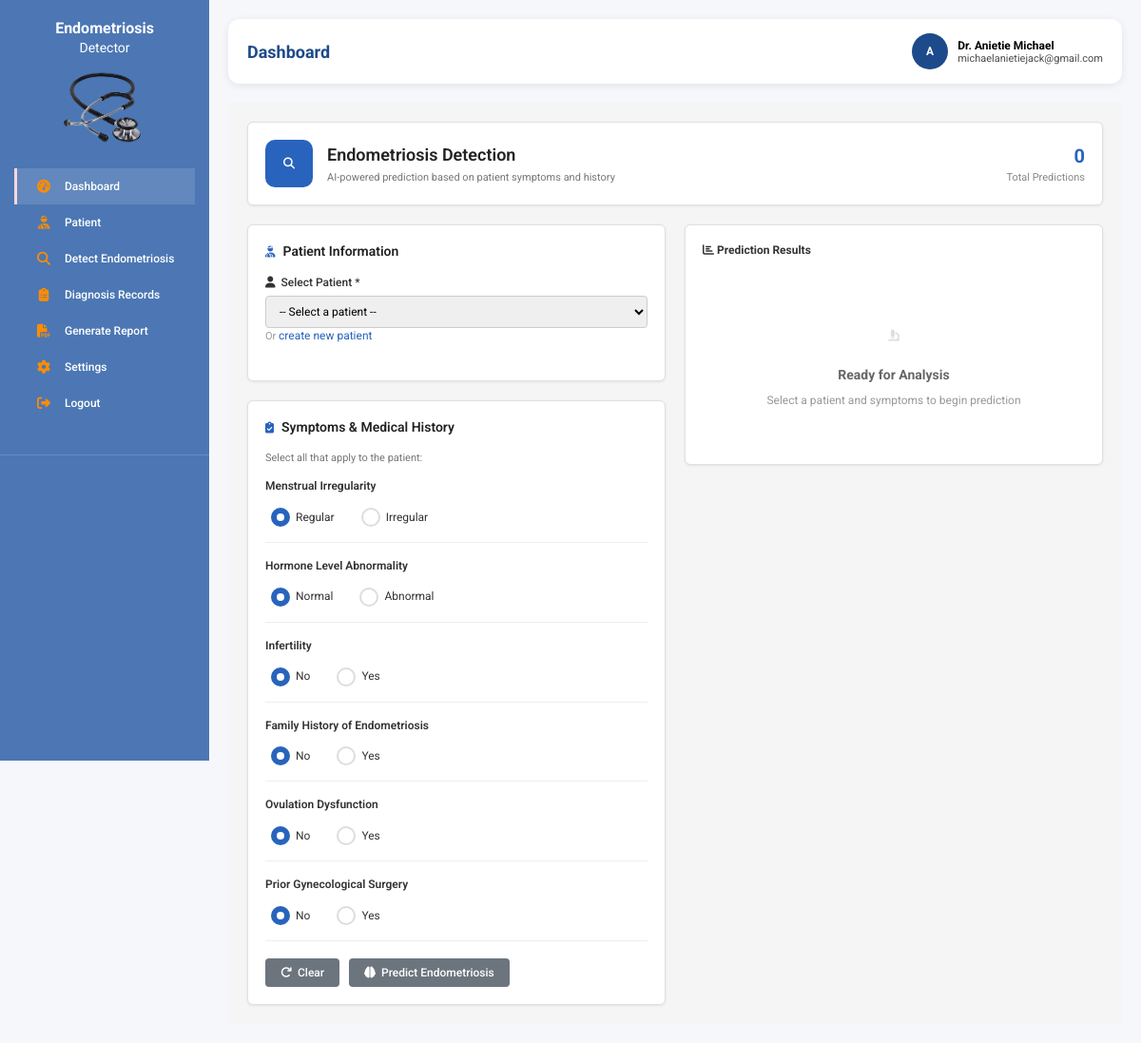
Screenshot of /detect-endometriosis (signed in) with the database file from the repository.
### database/models.py (models this page shows, shortened)
class User(db.Model, UserMixin):
    id = db.Column(db.Integer, primary_key=True)
    full_name = db.Column(db.String(120), nullable=False)
    email = db.Column(db.String(120), unique=True, nullable=False)
    password_hash = db.Column(db.String(255), nullable=False)
    created_at = db.Column(db.DateTime, default=datetime.utcnow)
    patients = db.relationship('Patient', backref='doctor', lazy=True)

### routes/doctor_routes.py (the view)
@doctor.route("/detect-endometriosis")
@login_required
def detect_endometriosis():
    patients = Patient.query.filter_by(created_by=current_user.id).all()
    return render_template("detect_endometriosis.html", patients=patients)

### database/models.py (called while the page is built)
@login_manager.user_loader
def load_user(user_id):
    return User.query.get(int(user_id))

### templates/detect_endometriosis.html (shortened to what this page needs)
{% extends "base.html" %}
{% block content %}
<div class="content-area">
    <div class="page-header">
        <div class="header-content">
            <div class="header-icon">
                <i class="fas fa-search"></i>
            </div>
            <div class="header-text">
                <h2>Endometriosis Detection</h2>
                <p>AI-powered prediction based on patient symptoms and history</p>
            </div>
        </div>
        <div class="header-stats">
            <div class="stat">
                <span class="stat-number">{{ total_predictions|default(0) }}</span>
                <span class="stat-label">Total Predictions</span>
            </div>
        </div>
    </div>
    <div class="detection-container">
        <div class="detection-form">
            <div class="form-card">
                <h3><i class="fas fa-user-injured"></i> Patient Information</h3>
                <div class="form-group">
                    <label for="patientSelect">
                        <i class="fas fa-user"></i> Select Patient *
                    </label>
                    <select id="patientSelect" class="form-control" required>
                        <option value="">-- Select a patient --</option>
                    </select>
                    <small class="form-text">Or <a href="{{ url_for('doctor.create_patient') }}">create new patient</a></small>
                </div>
            </div>
            <div class="form-card">
                <h3><i class="fas fa-clipboard-check"></i> Symptoms & Medical History</h3>
                <p class="form-subtitle">Select all that apply to the patient:</p>
                <form id="predictionForm">
                    <div class="form-section">
                        <h4>Menstrual Irregularity</h4>
                        <div class="radio-group">
                            <label class="radio-label">
                                <span class="radio-custom"></span>
                                <span class="radio-text">Regular</span>
                            </label>
                            <label class="radio-label">
                                <span class="radio-custom"></span>
                                <span class="radio-text">Irregular</span>
                            </label>
                        </div>
                    </div>
                    <div class="form-section">
                        <h4>Hormone Level Abnormality</h4>
                        <div class="radio-group">
                            <label class="radio-label">
                                <span class="radio-custom"></span>
                                <span class="radio-text">Normal</span>
                            </label>
                            <label class="radio-label">
                                <span class="radio-custom"></span>
                                <span class="radio-text">Abnormal</span>
                            </label>
                        </div>
                    </div>
                    <div class="form-section">
                        <h4>Infertility</h4>
                        <div class="radio-group">
                            <label class="radio-label">
                                <span class="radio-custom"></span>
                                <span class="radio-text">No</span>
                            </label>
                            <label class="radio-label">
                                <span class="radio-custom"></span>
                                <span class="radio-text">Yes</span>
                            </label>
                        </div>
                    </div>
                    <div class="form-section">
                        <h4>Family History of Endometriosis</h4>
                        <div class="radio-group">
                            <label class="radio-label">
                                <span class="radio-custom"></span>
                                <span class="radio-text">No</span>
                            </label>
                            <label class="radio-label">
                                <span class="radio-custom"></span>
                                <span class="radio-text">Yes</span>
                            </label>
                        </div>
                    </div>
                    <div class="form-section">
                        <h4>Ovulation Dysfunction</h4>
                        <div class="radio-group">
                            <label class="radio-label">
                                <span class="radio-custom"></span>
                                <span class="radio-text">No</span>
                            </label>
                            <label class="radio-label">
                                <span class="radio-custom"></span>
                                <span class="radio-text">Yes</span>
                            </label>
                        </div>
                    </div>
                    <div class="form-section">
                        <h4>Prior Gynecological Surgery</h4>
                        <div class="radio-group">
                            <label class="radio-label">
                                <span class="radio-custom"></span>
                                <span class="radio-text">No</span>
                            </label>
                            <label class="radio-label">
                                <span class="radio-custom"></span>
                                <span class="radio-text">Yes</span>
                            </label>
                        </div>
                    </div>
                    <div class="form-actions">
                        <button type="button" class="btn btn-secondary" id="clearBtn">
                            <i class="fas fa-redo"></i> Clear
                        </button>
                        <button type="submit" class="btn btn-primary" id="predictBtn" disabled>
                            <i class="fas fa-brain"></i> Predict Endometriosis
                        </button>
                    </div>
                </form>
            </div>
        </div>
        <div class="detection-results">
            <div class="results-card">
                <h3><i class="fas fa-chart-bar"></i> Prediction Results</h3>
                <div class="results-placeholder" id="resultsPlaceholder">
                    <div class="placeholder-icon">
                        <i class="fas fa-microscope"></i>
                    </div>
                    <h4>Ready for Analysis</h4>
                    <p>Select a patient and symptoms to begin prediction</p>
                </div>
            </div>
        </div>
    </div>
</div>
{% endblock %}

### templates/base.html (shortened to what this page needs)
<!DOCTYPE html>
<html lang="en">
<head>
    <link rel="stylesheet" href="{{ url_for('static', filename='css/style.css') }}">
    <link rel="stylesheet" href="https://cdnjs.cloudflare.com/ajax/libs/font-awesome/6.4.0/css/all.min.css">
</head>
<body>
<aside class="sidebar" id="sidebar">
    <div class="sidebar-header">
        <h2>Endometriosis<br><span>Detector</span></h2>
        <img src="/static/images/sethoscope2-removebg-preview.png" alt="" width="100">
    <nav class="nav-menu">
        <ul class="nav-list">
            <li class="nav-item">
                <a href="{{ url_for('doctor.dashboard') }}" class="nav-link active">
                    <i class="fas fa-tachometer-alt"></i>
                    <span>Dashboard</span>
                </a>
            </li>
            <li class="nav-item has-dropdown">
                <a href="#" class="nav-link" id="patientDropdown">
                    <i class="fas fa-user-injured"></i>
                    <span>Patient</span>
                </a>
            </li>
            <li class="nav-item">
                <a href="{{ url_for('doctor.detect_endometriosis') }}" class="nav-link">
                    <i class="fas fa-search"></i>
                    <span>Detect Endometriosis</span>
                </a>
            </li>
            <li class="nav-item">
                <a href="{{ url_for('doctor.diagnosis_records') }}" class="nav-link">
                    <i class="fas fa-clipboard-list"></i>
                    <span>Diagnosis Records</span>
                </a>
            </li>
            <li class="nav-item">
                <a href="{{ url_for('doctor.generate_report') }}" class="nav-link">
                    <i class="fas fa-file-pdf"></i>
                    <span>Generate Report</span>
                </a>
            </li>
            <li class="nav-item">
                <a href="{{ url_for('doctor.settings') }}" class="nav-link">
                    <i class="fas fa-cog"></i>
                    <span>Settings</span>
                </a>
            </li>
            <li class="nav-item">
                <a href="{{ url_for('auth.logout') }}" class="nav-link logout">
                    <i class="fas fa-sign-out-alt"></i>
                    <span>Logout</span>
                </a>
            </li>
        </ul>
    </nav>
</aside>
<main class="main-content" id="mainContent">
    <div class="top-nav">
        <div class="top-nav-left">
            <h1 id="pageTitle">Dashboard</h1>
        </div>
        <div class="user-profile">
            <div class="user-avatar">
                {{ current_user.full_name[0] if current_user and current_user.full_name else 'D' }}
            </div>
            <div class="user-info">
                <h4>Dr. {{ current_user.full_name }}</h4>
                <p>{{ current_user.email }}</p>
            </div>
        </div>
    </div>
    {% block content %}{% endblock %}
</main>
</body>
</html>

### static/css/style.css (style rules this page uses)
body { margin: 0; font-family: 'Roboto', sans-serif; font-size: 12px; background: #a3d6a3; }
* { box-sizing: border-box; }

### templates/base.html (style rules this page uses)
* { margin: 0; padding: 0; box-sizing: border-box; font-family: 'Roboto', sans-serif; font-size: 12px; }
body { background: #f5f7fa; display: flex; min-height: 100vh; }
.sidebar { width: 220px; background: #4c77b4; color: white; height: 100vh; position: fixed; left: 0; top: 0; overflow-y: auto; transition: all 0.3s ease; z-index: 1000; }
.sidebar-header { padding: 20px 15px; text-align: center; border-bottom: 1px solid rgba(255,255,255,0.15); }
.sidebar-header h2 { font-size: 16px; line-height: 1.3; font-weight: 700; }
.sidebar-header span { display: block; font-size: 14px; font-weight: 400; }
.nav-menu { padding: 15px 0; }
.nav-item { list-style: none; }
.nav-link { display: flex; align-items: center; gap: 12px; padding: 12px 18px; color: white; text-decoration: none; transition: all 0.3s ease; border-left: 3px solid transparent; }
.nav-link i { color: darkorange; font-size: 14px; width: 20px; text-align: center; }
.nav-link span { font-size: 12px; font-weight: 500; }
.nav-link:hover, .nav-link.active { background: rgba(255,255,255,0.12); border-left: 3px solid #f8d7da; }
.nav-link.logout { color: white; animation: shake 2.5s infinite; }
.main-content { flex: 1; margin-left: 220px; padding: 20px; transition: margin-left 0.3s ease; }
.top-nav { background: white; padding: 15px 20px; border-radius: 12px; margin-bottom: 20px; display: flex; justify-content: space-between; align-items: center; box-shadow: 0 2px 8px rgba(0, 0, 0, 0.08); }
.top-nav-left h1 { font-size: 18px; color: #1D4A8A; word-break: break-word; }
.user-profile { display: flex; align-items: center; gap: 10px; position: relative; cursor: pointer; }
.user-avatar { width: 38px; height: 38px; border-radius: 50%; background: #1D4A8A; color: white; display: flex; align-items: center; justify-content: center; font-weight: bold; flex-shrink: 0; }
.user-info { display: flex; flex-direction: column; min-width: 0; }
.user-info h4 { font-size: 12px; margin: 0; white-space: nowrap; overflow: hidden; text-overflow: ellipsis; }
.user-info p { font-size: 11px; opacity: 0.7; margin: 0; white-space: nowrap; overflow: hidden; text-overflow: ellipsis; }

### rows the page displays
User: full_name "A", full_name "Anietie Michael", email "michaelanietiejack@gmail.com"

### other values shown
{{ total_predictions|default(0) }} "0"
